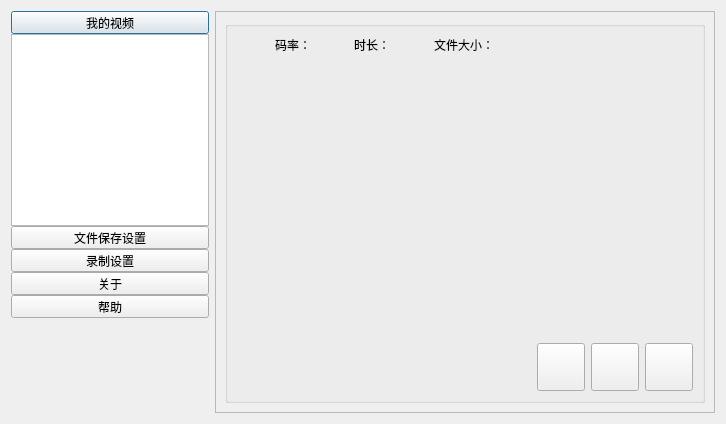
<?xml version="1.0" encoding="UTF-8"?>
<ui version="4.0">
 <class>YDBSettings</class>
 <widget class="QDialog" name="YDBSettings">
  <property name="geometry">
   <rect>
    <x>0</x>
    <y>0</y>
    <width>726</width>
    <height>424</height>
   </rect>
  </property>
  <property name="windowTitle">
   <string>视频录制客户端设置</string>
  </property>
  <property name="windowIcon">
   <iconset>
    <normaloff>:/icon/images/YDB_icon.png</normaloff>:/icon/images/YDB_icon.png</iconset>
  </property>
  <layout class="QVBoxLayout" name="verticalLayout_2">
   <item>
    <layout class="QHBoxLayout" name="horizontalLayout_2">
     <item>
      <layout class="QVBoxLayout" name="verticalLayout">
       <property name="spacing">
        <number>0</number>
       </property>
       <item>
        <widget class="QPushButton" name="videoButton">
         <property name="minimumSize">
          <size>
           <width>0</width>
           <height>23</height>
          </size>
         </property>
         <property name="styleSheet">
          <string notr="true">padding:0</string>
         </property>
         <property name="text">
          <string>我的视频</string>
         </property>
        </widget>
       </item>
       <item>
        <widget class="QListWidget" name="listWidget"/>
       </item>
       <item>
        <widget class="QPushButton" name="pathSettingsButton">
         <property name="minimumSize">
          <size>
           <width>0</width>
           <height>23</height>
          </size>
         </property>
         <property name="styleSheet">
          <string notr="true">margin:0</string>
         </property>
         <property name="text">
          <string>文件保存设置</string>
         </property>
        </widget>
       </item>
       <item>
        <widget class="QPushButton" name="videoSettingsButton">
         <property name="minimumSize">
          <size>
           <width>0</width>
           <height>23</height>
          </size>
         </property>
         <property name="styleSheet">
          <string notr="true">margin:0</string>
         </property>
         <property name="text">
          <string>录制设置</string>
         </property>
        </widget>
       </item>
       <item>
        <widget class="QPushButton" name="aboutButton">
         <property name="minimumSize">
          <size>
           <width>0</width>
           <height>23</height>
          </size>
         </property>
         <property name="styleSheet">
          <string notr="true">margin:0</string>
         </property>
         <property name="text">
          <string>关于</string>
         </property>
        </widget>
       </item>
       <item>
        <widget class="QPushButton" name="helpButton">
         <property name="minimumSize">
          <size>
           <width>0</width>
           <height>23</height>
          </size>
         </property>
         <property name="styleSheet">
          <string notr="true">margin:0</string>
         </property>
         <property name="text">
          <string>帮助</string>
         </property>
        </widget>
       </item>
       <item>
        <spacer name="verticalSpacer">
         <property name="orientation">
          <enum>Qt::Vertical</enum>
         </property>
         <property name="sizeHint" stdset="0">
          <size>
           <width>20</width>
           <height>40</height>
          </size>
         </property>
        </spacer>
       </item>
      </layout>
     </item>
     <item>
      <widget class="QFrame" name="frame">
       <property name="minimumSize">
        <size>
         <width>500</width>
         <height>0</height>
        </size>
       </property>
       <property name="frameShape">
        <enum>QFrame::StyledPanel</enum>
       </property>
       <property name="frameShadow">
        <enum>QFrame::Raised</enum>
       </property>
       <layout class="QGridLayout" name="gridLayout">
        <item row="1" column="0">
         <widget class="QGroupBox" name="groupBox">
          <property name="title">
           <string/>
          </property>
          <layout class="QGridLayout" name="gridLayout_2">
           <item row="0" column="5">
            <widget class="QLabel" name="label_6">
             <property name="text">
              <string>文件大小：</string>
             </property>
            </widget>
           </item>
           <item row="0" column="1">
            <widget class="QLabel" name="label_5">
             <property name="text">
              <string>码率：</string>
             </property>
            </widget>
           </item>
           <item row="0" column="2">
            <widget class="QLabel" name="label_7">
             <property name="text">
              <string/>
             </property>
            </widget>
           </item>
           <item row="2" column="8">
            <widget class="QPushButton" name="renameButton">
             <property name="minimumSize">
              <size>
               <width>48</width>
               <height>48</height>
              </size>
             </property>
             <property name="maximumSize">
              <size>
               <width>48</width>
               <height>48</height>
              </size>
             </property>
             <property name="styleSheet">
              <string notr="true">border-image: url(:/res/images/YDB_rename.png);</string>
             </property>
             <property name="text">
              <string/>
             </property>
            </widget>
           </item>
           <item row="2" column="7">
            <widget class="QPushButton" name="deleteButton">
             <property name="minimumSize">
              <size>
               <width>48</width>
               <height>48</height>
              </size>
             </property>
             <property name="maximumSize">
              <size>
               <width>48</width>
               <height>48</height>
              </size>
             </property>
             <property name="styleSheet">
              <string notr="true">border-image: url(:/res/images/YDB_delete.png);</string>
             </property>
             <property name="text">
              <string/>
             </property>
            </widget>
           </item>
           <item row="2" column="9">
            <widget class="QPushButton" name="uploadButton">
             <property name="minimumSize">
              <size>
               <width>48</width>
               <height>48</height>
              </size>
             </property>
             <property name="maximumSize">
              <size>
               <width>48</width>
               <height>48</height>
              </size>
             </property>
             <property name="styleSheet">
              <string notr="true">border-image: url(:/res/images/YDB_upload.png);</string>
             </property>
             <property name="text">
              <string/>
             </property>
            </widget>
           </item>
           <item row="0" column="3">
            <widget class="QLabel" name="label_4">
             <property name="maximumSize">
              <size>
               <width>16777215</width>
               <height>30</height>
              </size>
             </property>
             <property name="text">
              <string>时长：</string>
             </property>
            </widget>
           </item>
           <item row="0" column="4">
            <widget class="QLabel" name="label_8">
             <property name="text">
              <string/>
             </property>
            </widget>
           </item>
           <item row="0" column="6">
            <widget class="QLabel" name="label_9">
             <property name="text">
              <string/>
             </property>
            </widget>
           </item>
           <item row="1" column="0" colspan="10">
            <layout class="QHBoxLayout" name="horizontalLayout_3">
             <item>
              <spacer name="verticalSpacer_2">
               <property name="orientation">
                <enum>Qt::Vertical</enum>
               </property>
               <property name="sizeHint" stdset="0">
                <size>
                 <width>20</width>
                 <height>40</height>
                </size>
               </property>
              </spacer>
             </item>
            </layout>
           </item>
          </layout>
         </widget>
        </item>
       </layout>
      </widget>
     </item>
    </layout>
   </item>
  </layout>
 </widget>
 <resources>
  <include location="YDBSetting.qrc"/>
  <include location="obs.qrc"/>
 </resources>
 <connections/>
</ui>
